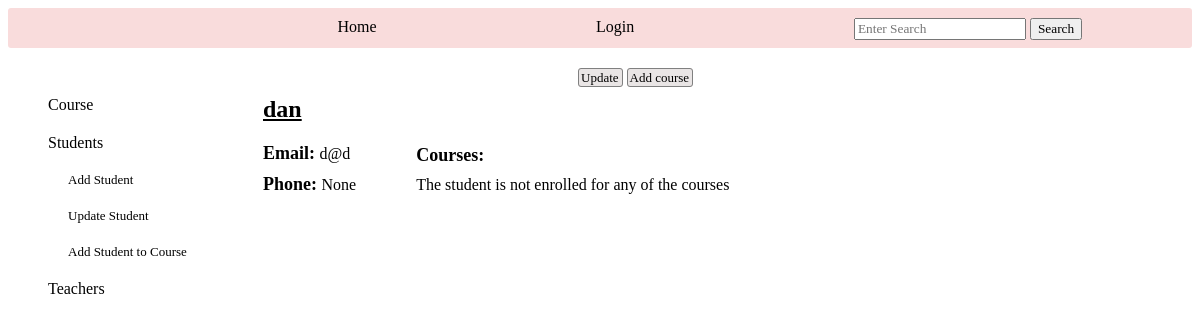
The app's page /student_info/11, older data.
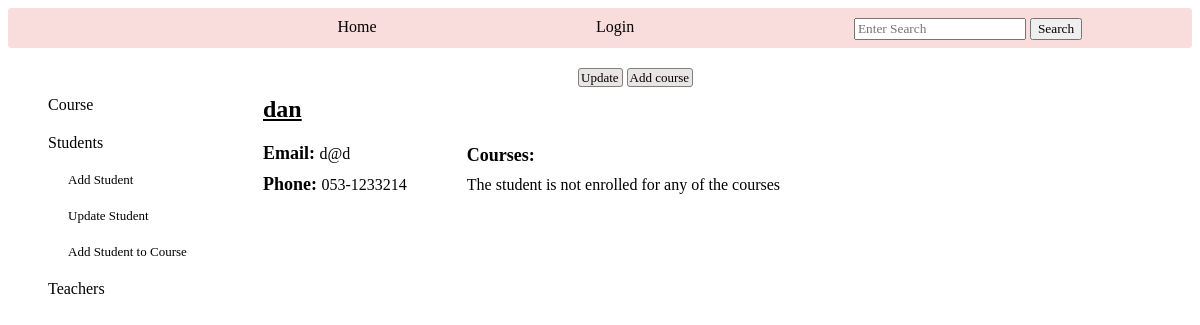
The same page, newer data.
### tables this page shows
CREATE TABLE students (
        id INTEGER PRIMARY KEY,
        name TEXT NOT NULL,
        email TEXT UNIQUE,
        phone TEXT UNIQUE,
        user_id INTEGER,
        FOREIGN KEY(user_id) REFERENCES new_users (id)
        );

### app.py (the view, shortened to what this page needs)
@app.route('/student_info/<student_id>')
def student_info(student_id): # specific student information
    log=check_log()
    info=info_user()
    student_dict={}
    student_dict['link1']=['create']
    student_dict['id']=student_id
    student=crud.read_if('*',"students","id", student_id)
    student_object=create_students_objects(student)
    student_dict['courses_title']='Courses: '
    student_dict['course_name']='Name'
    student_dict['course_grade']='Grade'
    courses=crud.read_if('course_id, grade','students_courses', 'student_id', student_id)
    if len(courses)==0:
        student_dict['courses']=''
        student_dict['no_courses']='The student is not enrolled for any of the courses'
        student_dict['form']=[]
    return render_template('admin_students.html', log=log, info=info, student_object=student_object, student_dict=student_dict, student_attend='')

### app.py (called while the page is built)
def check_log(): #check if user is loged in or not
    log_result={}
    if "name" in session:
        link='/logout'
        log='Logout'
        log_result['link']=link
        log_result['log']=log
        return log_result
    else:
        link='/login'
        log='Login'
        log_result['link']=link
        log_result['log']=log
        return log_result

def info_user(): # get user info
    if "role" in session:
        info={}
        if session['role']=='admin':
            info['id']=session['id']
            info['link']=f"/administrator/{session['id']}"
            info['word']='Administrator'
            info['hello']=f"Hello {crud.admin_name(session['id'])}- what do you want to do?"
        if session['role']=='teacher':
            info['id']=session['id']
            info['link']=f"/teacher_profile/{session['id']}"
            info['word']=f"Welcome {crud.teacher_name(session['id'])}"
            info['class']='user_hello'
        if session['role']=='student':
            info['id']=session['id']
            info['link']=f"/student_profile/{session['id']}"
            info['word']=f"Welcome {crud.student_name(session['id'])}"
            info['class']='user_hello'
        return info

### crud.py (called while the page is built)
def read_if(column, table, value, condition):
    return query(f"SELECT {column} FROM {table} WHERE {value}='{condition}'")

### functions.py (called while the page is built)
def create_students_objects(students: list):
    students_objects=[classes.Student(student[0], student[1], student[2], student[3], student[4]) for student in students]
    return students_objects

### setup_db.py (called while the page is built)
def query(sql):
    with sqlite3.connect('students.db') as conn:
        cur=conn.cursor()
        cur.execute(sql)
        return cur.fetchall()

### templates/admin_students.html (shortened to what this page needs)
{% include "admin_nav_students.html" %}
    <div class="admin_students_main">
        <div class="student_courses">
            <div class="average_course_attend">
            </div>
        </div>
        {% for student in student_object %}
        <div class="main_student_info">
            <div class="title_info_student">
                <div class="info_student_name">{{student.name}}</div>
            </div>
            <div class="main_course_detail">
                <div class="basic_course_info" >
                    {% for student in student_object %}
                    <div class="info_student_email"><span class="title_student">Email: </span>{{student.email}}</div>
                    <div class="info_student_phone"><span class="title_student">Phone: </span>{{student.phone}}</div>
                    {% endfor %}
                </div>
                <div class="info_student_courses">
                    <div class="title_student" style="margin-bottom: 10px;">{{student_dict.courses_title}}</div>
                    <div class="no_student_courses">{{student_dict.no_courses}}</div>
                </div>
            </div>
        </div>
        {% endfor %}
    </div>
    <div class="info_more_links">
        {% for l in student_dict.link1 %}
        <div>
            <a href="/chosen_student/{{student_dict.id}}">Update</a>
            <a href="/student_id_registration/{{student_dict.id}}">Add course</a>
        </div>
        {% endfor %}
    </div>
</div>

### templates/admin_nav_students.html (shortened to what this page needs)
{% extends "base.html" %}
{% block content %}
<div class="admin_pages">
    <div class="links">
        <div class="link"><a href="/admin_courses">Course</a></div>
        <div class="link"><a href="/admin_students">Students</a></div>
            <div class="more_links">
                <div class="link"><a href="/add_student">Add Student</a></div>
                <div class="link"><a href="/update_students">Update Student</a></div>
                <div class="link"><a href="/student_registration">Add Student to Course</a></div>
            </div>
        <div class="link"><a href="/admin_teachers">Teachers</a></div>
    </div>
{% endblock %}

### templates/base.html
{% include "header.html" %}
{% block content %}
{% endblock %}

### templates/header.html (shortened to what this page needs)
<!DOCTYPE html>
<html lang="en">
<head>
    <link rel="stylesheet" href="../static/style.css">
</head>
<body>
 <div class="navbar">
    <a href="/home">Home</a>
    <a href="{{log.link}}">{{log.log}}</a>
    <form action="/search" method="">
        <input type="text" name="search" placeholder="Enter Search">
        <input type="submit" value="Search">
    </form>
 </div>

### static/style.css (style rules this page uses)
input { font-family: 'Times New Roman', Times, serif; }
.links { display: flex; flex-direction: column; gap: 20px; margin-left: 20px; grid-column: 1; grid-row: 2; }
.link>* { text-decoration: none; color: black; }
.more_links { display: flex; flex-direction: column; gap: 20px; margin-left: 20px; font-size:small; width: 120px; }
.navbar { width: 100%; height: 40px; text-decoration: none; display: flex; justify-content: space-around; background-color: rgb(249, 220, 220); border-radius: 3px 3px 3px 3px; }
.navbar>* { text-decoration: none; color: black; height: max-content; margin-top: 10px; }
.admin_pages { display: grid; grid-template-columns: max-content max-content; grid-template-rows: max-content max-content; column-gap: 70px; row-gap: 10px; margin-left: 20px; }
.info_more_links { display: flex; gap: 5px; grid-row: 1; grid-column: 2; height: 18px; margin-left: 320px; }
.info_more_links>div>a { color: black; text-decoration: none; border-width: 0.5px; border-style: solid; border-radius: 3px; border-color: gray; padding: 1px 3px 1px 2px; background-color: rgb(233, 229, 229); font-size:small; text-align: center; }
.main_course_detail { display: grid; grid-template-columns: max-content max-content; gap:60px; }
.basic_course_info { grid-column: 1; display: flex; flex-direction: column; gap: 10px; }
.average_course_attend { display: flex; flex-direction: column; gap: 5px; }
.admin_students_main { grid-column: 2; grid-row: 2; display: flex; }
.main_student_info { display: flex; flex-direction: column; gap: 20px; }
.info_student_name { font-size:x-large; font-weight:bolder; text-decoration: underline; }
.title_student { font-size: large; font-weight: bold; }
.info_student_courses { grid-column: 2; display: grid; align-self: center; grid-template-columns: max-content max-content; grid-template-rows: max-content max-content max-content; }
.no_student_courses { grid-column: 1; grid-row: 2; }
.student_courses { display: flex; flex-direction: column; gap: 20px; }

Row changes from the older to the newer data that the page shows:
changed students "dan": phone "None" → "053-1233214"
